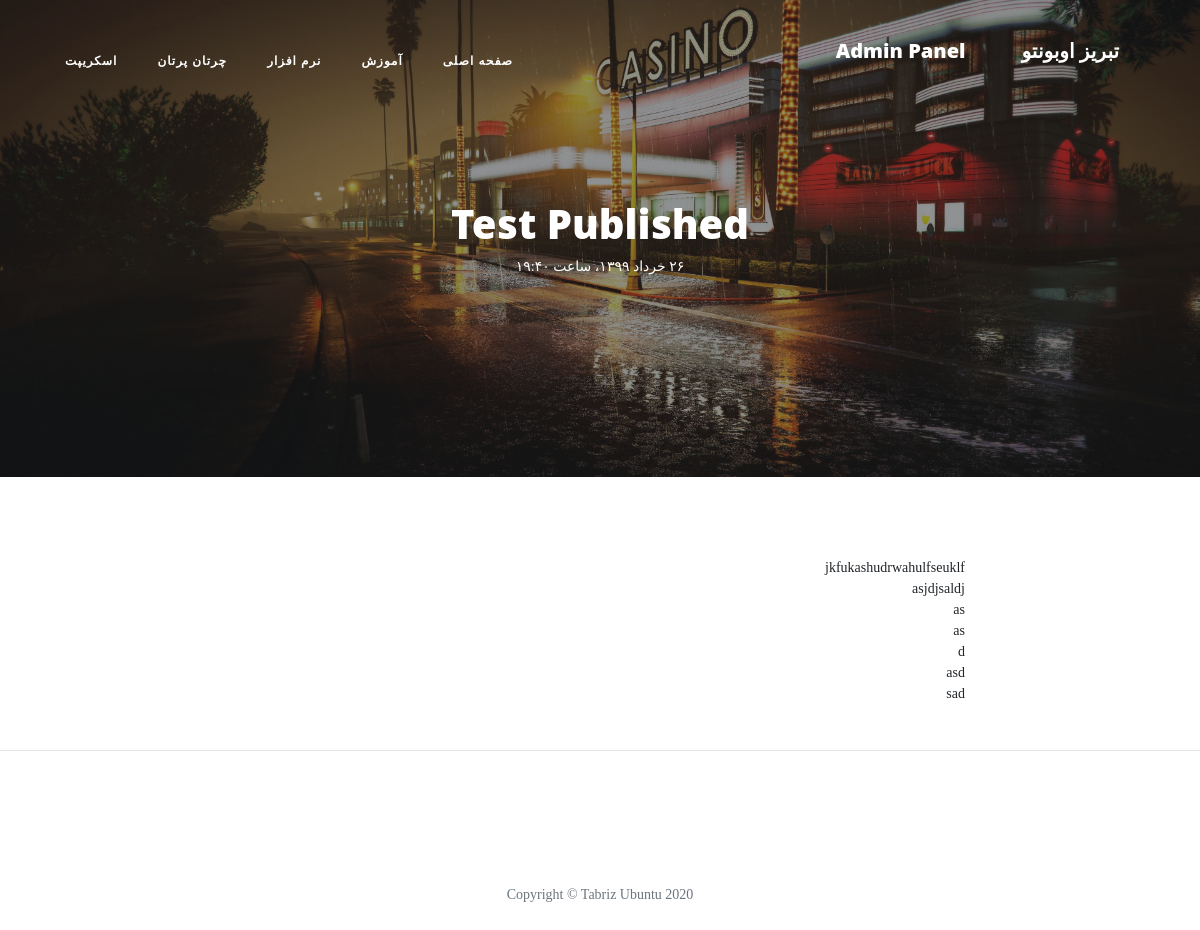
Screenshot of /article/test-published with the database file from the repository.
### blog/models.py (models this page shows, shortened)
class Category(models.Model):
    parent   = models.ForeignKey('self', default=None, null=True, blank=True, on_delete=models.SET_NULL, related_name='children', verbose_name="زیردسته")
    title    = models.CharField(max_length=30, verbose_name="عنوان دسته‌بندی")
    slug     = models.SlugField(max_length=100, unique=True, verbose_name="آدرس دسته‌بندی")
    status   = models.BooleanField(default=True, verbose_name="آیا نمایش داده شود؟")
    position = models.IntegerField(verbose_name="پوزیشن")
    class Meta:
        verbose_name = "دسته‌بندی"
        verbose_name_plural = "دسته‌بندی‌ها"
        ordering = ['parent__id','position']
    objects = CategoryManager()

class Article(models.Model):
    STATUS_CHOICE = (
        ('D','پیش‌نویس'),
        ('P','منتشر‌شده'),
    )
    author      = models.ForeignKey(User , null=True, on_delete=models.SET_NULL, related_name='articles', verbose_name="نویسنده")
    title       = models.CharField(max_length=30,verbose_name="عنوان مقاله")
    slug        = models.SlugField(max_length=100, unique=True, verbose_name="آدرس مقاله")
    category    = models.ManyToManyField(Category, verbose_name="دسته‌بندی", related_name="articles")
    description = models.TextField(verbose_name="محتوای مقاله")
    thumbnail   = models.ImageField(upload_to="images",verbose_name="تصویر مقاله")
    publish     = models.DateTimeField(default=timezone.now, verbose_name="تاریخ انتشار")
    created     = models.DateTimeField(auto_now_add=True)
    updated     = models.DateTimeField(auto_now=True)
    status      = models.CharField(max_length=1, choices=STATUS_CHOICE, verbose_name="وضعیت")
    class Meta:
        verbose_name = "مقاله"
        verbose_name_plural = "مقالات"
        ordering = ['-publish']
    def jpublish(self):
        return jalali_convertor(self.publish)
    jpublish.short_description = "تاریخ انتشار"
    def thumbnail_tag(self):
        return format_html("<img width=100 height=50 style='border-radius: 3px;' src='{}'>".format(self.thumbnail.url))
    thumbnail_tag.short_description = "تصویر مقاله"
    def category_to_str(self):
        return "، ".join([category.title for category in self.category.active()])
    category_to_str.short_description = "دسته‌بندی"
    objects = ArticleManager()

### blog/views.py (the view)
# urls.py: path('article/<slug:slug>', ArticleDetail.as_view(), name="detail"),
class ArticleDetail(DetailView):
    def get_object(self):
        slug = self.kwargs.get('slug')
        return get_object_or_404(Article.objects.published(), slug=slug)

### blog/models.py (called while the page is built)
    def published(self):
        return self.filter(status="P")

    def active(self):
        return self.filter(status=True)

### blog/templatetags/base_tags.py (called while the page is built)
@register.simple_tag
def title(data="تبریز اوبونتو"):
    return data

@register.inclusion_tag("blog/partials/category_navbar.html")
def category_navbar():
    return{
        "category": Category.objects.filter(status=True)
    }

### extensions/jalali.py (called while the page is built)
    def persian_tuple(self):
        return self.persian_year, self.persian_month, self.persian_day

### extensions/utils.py (called while the page is built)
def persian_numbers_converter(mystr):
    numbers = {
        "0":"۰",
        "1":"۱",
        "2":"۲",
        "3":"۳",
        "4":"۴",
        "5":"۵",
        "6":"۶",
        "7":"۷",
        "8":"۸",
        "9":"۹",
    }
    for English_Numbers, Persian_Numbers in numbers.items():
        mystr = mystr.replace(English_Numbers,Persian_Numbers)
    return mystr

def jalali_convertor(time):
    jmonths = ["فروردین","اردیبهشت","خرداد","تیر","مرداد","شهریور","مهر","آبان","آذر","دی","بهمن","اسفند"]
    time = timezone.localtime(time)
    time_to_str = "{},{},{}".format(time.year, time.month, time.day)
    time_to_tuple = jalali.Gregorian(time_to_str).persian_tuple()
    time_to_list = list(time_to_tuple)
    for index, month in enumerate(jmonths):
        if time_to_list[1] == index + 1:
            time_to_list[1] = month
            break
    output = "{} {} {}، ساعت {}:{}".format(
        time_to_list[2],
        time_to_list[1],
        time_to_list[0],
        time.hour,
        time.minute
    )
    return persian_numbers_converter(output)

### templates/blog/article_detail.html (shortened to what this page needs)
{% extends 'blog/base.html' %}
{% block main %}
  <header class="masthead" style="background-image: url('{{object.thumbnail.url}}')">
    <div class="overlay"></div>
    <div class="container">
      <div class="row">
        <div class="col-lg-8 col-md-10 mx-auto">
          <div class="site-heading">
            <h1>{{object.title}}</h1>
            <time>{{object.jpublish}}</time>
          </div>
        </div>
      </div>
    </div>
  </header>
  <article>
    <div class="container">
      <div class="row">
        <div class="col-lg-8 col-md-10 mx-auto text-justify">
          {{object.description|linebreaks}}
        </div>
      </div>
    </div>
  </article>
{% endblock %}

### templates/blog/partials/category_navbar.html (shortened to what this page needs)
<div class="collapse navbar-collapse nav" id="navbarResponsive">
  <ul class="navbar-nav ml-auto">
    <li class="nav-item">
      <a class="nav-link" href="{% url 'blog:home' %}">صفحه اصلی</a>
    </li>
    {% for cat in category %}
      {% if cat.parent == None %}
        <li class="nav-item">
          <a class="nav-link" href="{% url 'blog:category' cat.slug %}">{{cat.title}}</a>
        </li>
      {% endif %}
    {% endfor %}
  </ul>
</div>

### static/blog/css/rtl.css (style rules this page uses)
body { direction: rtl; text-align: right; font-family: "Sahel"; font-size: 14px; }
.navbar-nav { margin-left: initial !important; margin-right: auto; }
header.masthead .site-heading h1 { font-size: 40px; }
.nav ul { padding-right: 0; }
.nav ul li { border-bottom: none; height: 86px; line-height: 86px; font-size: 14px; display: inline-block; float:left; margin: 0 auto; }
.nav ul li a { text-decoration: none; color:#000000; display: block; transition: .3s background-color; padding:0 24px; }
.nav a { border-bottom:none; }

### rows the page displays
Category: title "آموزش"
Category: title "نرم افزار"
Category: title "چرتان پرتان"
Category: title "اسکریپت"
Article: thumbnail (picture), title "Test Published", jpublish "۲۶ خرداد ۱۳۹۹، ساعت ۱۹:۴۰", description "jkfukashudrwahulfseuklf asjdjsaldj as as d asd sad"
